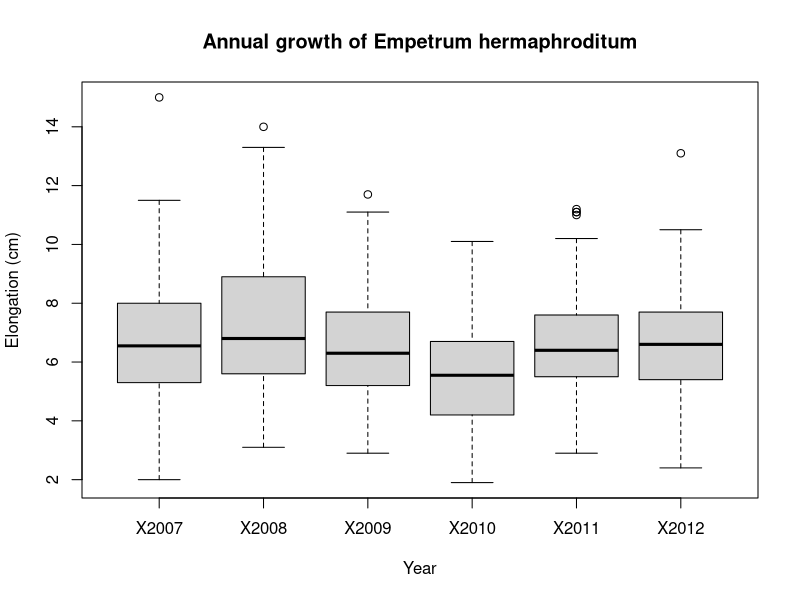

Reproduce this figure in R.
library(here)
library(ggplot2)
library(tidyr)
library(dplyr)
elongation<- read.csv(here::here("Jan_18_Datamanipulation/CC", "EmpetrumElongation.csv"))

#The new R studio update will colour your hex codes 
"#000000"

head(elongation)
str(elongation)

#indexing in different ways:
elongation$Indiv

#pulling out row 2, column 5 
elongation[2,5]

elongation[6,]

elongation[6,]$Indiv

#subsetting
elongation[elongation$Indiv == 603,]

elongation[elongation$Zone != 6,]

elongation[elongation$Zone != 6 & elongation$Zone > 3,]

elongation[elongation$Indiv %in% c(300:400),]

seq(300, 400, 10)
rep(c(1,2),10)

#changing variable names and values in a data frame 

names(elongation)

names(elongation)[1] <- "zone"
names(elongation)

elongation[1,4] <- 4.10
head(elongation)

elongation[elongation$Indiv == 373, ]$X2008 <- 5.7

#creating a factor 

elongation$zone <- as.factor(elongation$zone)
str(elongation)

#changing factor levels (useful for plotting!)
levels(elongation$zone)
levels(elongation$zone) <- c("A", "B", "C", "D", "E", "F")
levels(elongation$zone)

#changing formats of data (to long version)

elongation_long <- gather(elongation, Year, Length, c(X2007, X2008, X2009, X2010, X2011, X2012))

elongation_wide <- spread(elongation_long, Year, Length)

#using the pivot dplyr function will produce the same outcome 
elongation_longP <- pivot_longer(elongation, cols=c("X2007", "X2008", "X2009", "X2010", "X2011", "X2012"), 
                                 names_to = "Year", values_to = "Length")

boxplot(Length ~ Year, data = elongation_long,
        xlab = "Year", ylab = "Elongation (cm)",
        main = "Annual growth of Empetrum hermaphroditum")

#using the dplyr package 

#renaming 

elongation_long <- rename(elongation_long, ZONE = zone, ID = Indiv)
names(elongation_long)

#filter and select functions
elong_sub <- dplyr::filter(elongation_long, ZONE %in% c("B", "C"))

#both of the lines below do the same thing (remove the ZONE column)
elong_select <- dplyr::select(elongation_long, ID, Year, Length)
elong_select <- dplyr::select(elongation_long, -ZONE)

#can also do this with base R, but you can't do multiple at once
elongation_long[, -1]

#you can change the order the columns appear in by selecting them in a different order 
elongation_noZ <- dplyr::select(elongation_long, YEAR = Year, Growth = Length,ShrubID = ID)

#mutate function 
elong_total <- mutate(elongation, Total.Growth = X2007 + X2008 + X2009 + X2010 + X2011 +X2012)

#group_by function
elong_group <- group_by(elongation_long, ID)

#summarize function 
summary1 <- summarize(elong_group, TotalGrowth = sum(Length))
summary2 <- summarize(elongation_long, TotalGrowth = sum(Length))
summary3 <- summarize(elong_group, TotalGrowth = sum(Length), 
                      MeanGrowth = mean(Length), stdGrowth = sd(Length))
